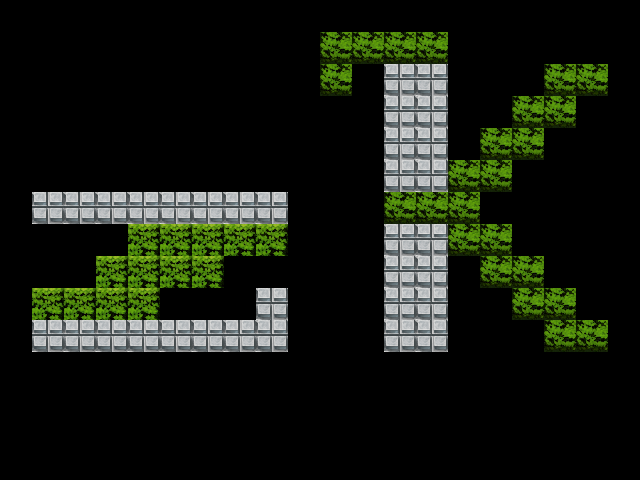

A 2D game scene composited from a Tiled map and its tileset images. What follows is a short description and the map's XML, with each tile layer's data collapsed to a summary:
An orthogonal 20x15 tile map with 32x32 px tiles, 1 tile layer (background).

<map version="1.0" orientation="orthogonal" width="20" height="15" tilewidth="32" tileheight="32">
 <tileset firstgid="1" name="tank_tile_set" tilewidth="32" tileheight="32">
  <image source="tilesets/tank_tile_set.png" width="1024" height="1024" />
  <tile id="507">
   <properties>
    <property name="type" value="ROCK" />
   </properties>
  </tile>
  <tile id="636">
   <properties>
    <property name="type" value="BUSH" />
   </properties>
  </tile>
 </tileset>
 <layer name="background" width="20" height="15">
  <data>[300 cells, 300 non-empty, 4 distinct tile ids]</data>
 </layer>
</map>